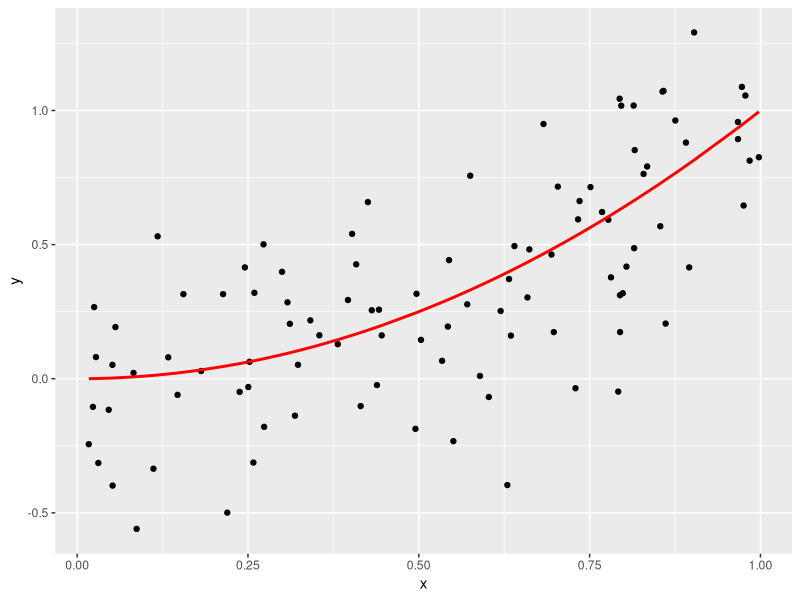
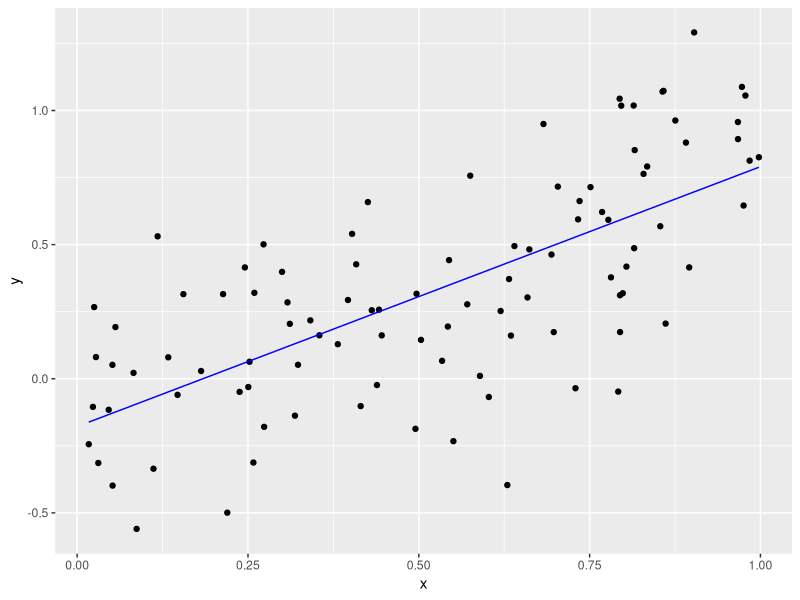

Here is the R script that generated these plots, in order: (Note: a time limit stopped this script after it produced the figures.)
# Setup -------------------------------------------------------------------
library(tidyverse)
library(broom)

# Let these be:
# -true function f(x) for a one-dimensional predictor x
# -the standard deviation of the true epsilon i.e. the noise
f <- function(x) {
  x^2
}
sigma <- 0.3

# This function generates a random sample. Random in terms of both
# -the predictor x
# -the amount of noise eps
generate_sample <- function(f, n_sim, sigma) {
  data_frame(
    x = runif(n = n_sim, min = 0, max = 1),
    f_x = f(x),
    eps = rnorm(n = n_sim, mean = 0, sd = sigma),
    y = f_x + eps
  )
}



# Generate Training Data via Sampling -------------------------------------
train_data <- generate_sample(f, n_sim = 100, sigma = sigma)

# The true model f(x) is in red. We observe points (x,y). Here we are pretending
# to know the exact break down of y into f(x) and eps
ggplot(train_data, aes(x=x)) +
  geom_point(aes(y=y)) +
  geom_line(aes(y=f_x), col="red", size=1)

# In a realistic situation, we only know x & y, not f(x) & eps. So we should
# remove them
train_data <- train_data %>%
  select(x, y)



# Generate Test Data, Fit Model, and Get Predictions -------------------

# 1. Generate test data via sampling. Recall in test data, we only have the
# predictors x:
test_data <- generate_sample(f, n_sim = 100, sigma = sigma) %>%
  select(x)

# 2. Fit Model: Simple linear regression
model <- lm(y ~ x, data = train_data)
train_data_augmented <- model %>%
  augment() %>%
  tbl_df()
# Plot fitted model to training data
ggplot(data=train_data_augmented, aes(x=x)) +
  geom_point(aes(y=y)) +
  geom_line(aes(y=.fitted), col="blue")

# 3. Get Predictions
# Note: we use augment(newdata=BLAH) here, since it works. This is equivalent
# to using the predict() function.
predictions <- model %>%
  augment(newdata=test_data) %>%
  tbl_df() %>%
  .[[".fitted"]]



# Main For Loop -------------------------------------------------
set.seed(76)
n_sim <- 10000

# Create new test data: a single point
x0 <- 0.95
test_data <- data_frame(x=x0)

# Save predictions here
predictions <- rep(0, n_sim)

for(i in 1:n_sim) {
  # FILL THIS IN:
  train_data <- generate_sample(f,100, sigma = sigma)
  
  model <- lm(y ~ x, data = train_data)
  train_data_augmented <- model %>%
    augment() %>%
    tbl_df()
  
  result <- predict(model, newdata = test_data)
  predictions[i] = result

  if(i %% 100 == 0){
    print(i)
  }
}

# Pull the Curtain! Reveal truth: i.e. show all components we really know, but
# pretended not to:
set.seed(76)
truth <- data_frame(
  x = rep(x0, n_sim),
  f_x = f(x),
  eps = rnorm(n = n_sim, mean = 0, sd = 0.3),
  y = f_x + eps
  )

# Add predictions
truth <- truth %>%
  mutate(y_hat=predictions)

# Compute MSE, (Avg Bias of f_hat)^2, Variance of f_hat, sigma^2:
# FILL THIS IN:
truth <- truth %>% 
  mutate(Squared_error = (y - y_hat) * (y - y_hat)) %>% 
  mutate(Bias_f_hat = f_x - y_hat) 


a = dplyr::summarise(truth,MSE = mean(Squared_error)) %>% 
  .[["MSE"]]
b = dplyr::summarise(truth, Avg_bias_f_hat_squared = mean(Bias_f_hat)*mean(Bias_f_hat)) %>% 
  .[["Avg_bias_f_hat_squared"]]
c = dplyr::summarise(truth, Var_f_hat = var(y_hat)) %>% 
  .[["Var_f_hat"]]
d = dplyr::summarise(truth, Var_sigma = var(y)) %>% 
  .[["Var_sigma"]]

result = a-b-c-d
print(result)
